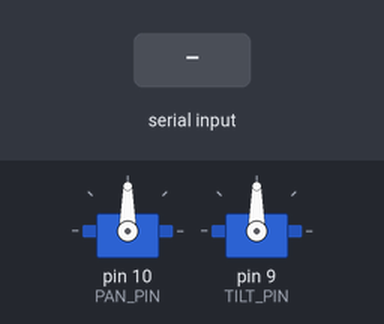
A sketch run on a simulated Arduino Uno, built with avr-gcc and run on an emulated ATmega328P. Shown: 2 × servo. Inputs (shaded band) come from the test bench.

Above: at 1.2 s.
1.3 s: "90,45\n" received over Serial
At 1.7 s:
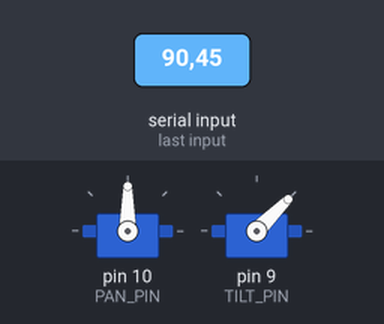
2.8 s: "30,150\n" received over Serial
At 3.2 s:
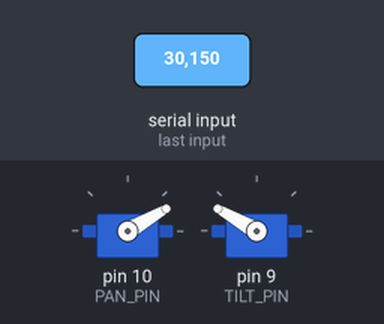
4.3 s: "1,90\n" received over Serial
At 5.4 s:
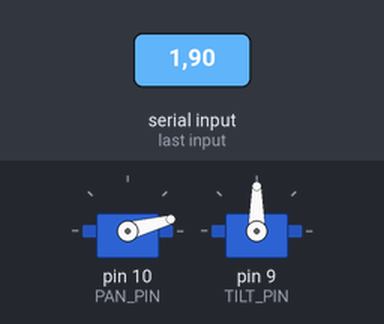
5.8 s: "90,45\n" received over Serial
At 6.5 s:
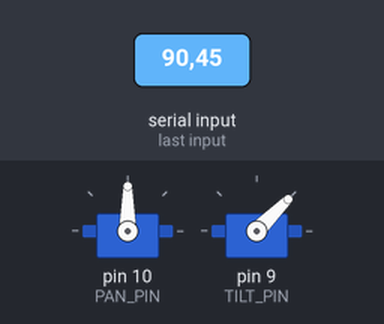
7.3 s: "1,90\n" received over Serial
At 7.8 s:
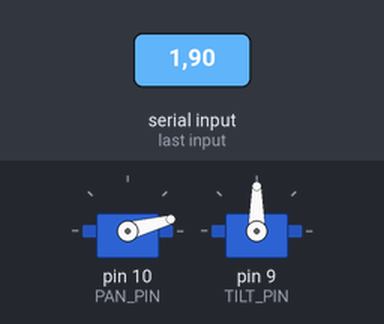
8.8 s: "30,150\n" received over Serial
At 10.1 s:
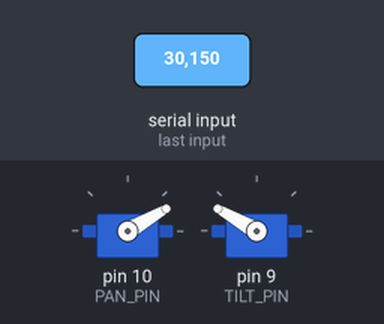
Timing chart, 0 to 11.3 s (numbered marks = the images above; inputs shaded):
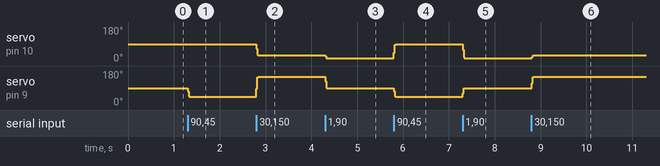

Measured:
- after the input at 1.3 s, servo on pin 9 (TILT_PIN): 90° → 45° at once
- after the input at 2.8 s, servo on pin 10 (PAN_PIN): 90° → 30° at once; servo on pin 9 (TILT_PIN): 45° → 150° at once
- after the input at 4.3 s, servo on pin 10 (PAN_PIN): 30° → 15° at once; servo on pin 9 (TILT_PIN): 150° → 90° at once
- after the input at 5.8 s, servo on pin 10 (PAN_PIN): 15° → 90° at once; servo on pin 9 (TILT_PIN): 90° → 45° at once
- after the input at 7.3 s, servo on pin 10 (PAN_PIN): 90° → 15° at once; servo on pin 9 (TILT_PIN): 45° → 90° at once
- after the input at 8.8 s, servo on pin 10 (PAN_PIN): 15° → 30° at once; servo on pin 9 (TILT_PIN): 90° → 150° at once

The sketch:

Pan_Tilt_Tracker.ino
```cpp
#include <Servo.h>

Servo panServo;   //controls in charge of LR movement
Servo tiltServo;  //controls in charge of UD movement

const int PAN_PIN = 10;
const int TILT_PIN = 9; // for testing purposes a arduino UNO was used and pin 10 was PAN and pin 9 controlled tilt.

// Pulse width range the Servo library uses for 0 and 180 degrees
const int PULSE_MIN = 544;
const int PULSE_MAX = 2400;

const float ANGLE_MIN = 15.0;
const float ANGLE_MAX = 165.0;
const float CENTER = 90.0;

//Smoothing between camera updates
// SMOOTH: 1.0 = jump instantly/twitchy movement (can test if want but I didn't like it, 0.2 = very smooth, 0.4 = good balance
const float SMOOTH = 0.4;
const unsigned long UPDATE_MS = 4;

float targetPan = CENTER, targetTilt = CENTER;
float currentPan = CENTER, currentTilt = CENTER;
int lastPanUs = -1, lastTiltUs = -1;
unsigned long lastUpdate = 0;

char buf[24];
byte bufLen = 0;

int angleToMicros(float angle) {
  return (int)(PULSE_MIN + (angle / 180.0) * (PULSE_MAX - PULSE_MIN) + 0.5);
}

bool isNumber(const char *s) {
  if (*s == '\0') return false;
  while (*s) {
    if (!isdigit(*s) && *s != '.') return false;
    s++;
  }
  return true;
}

void handleLine() {
  buf[bufLen] = '\0';
  char *comma = strchr(buf, ',');
  if (comma != NULL) {
    *comma = '\0';
    if (isNumber(buf) && isNumber(comma + 1)) {
      targetPan = constrain(atof(buf), ANGLE_MIN, ANGLE_MAX);
      targetTilt = constrain(atof(comma + 1), ANGLE_MIN, ANGLE_MAX);
    }
  }
  bufLen = 0;
}

void setup() {
  Serial.begin(115200);
  panServo.attach(PAN_PIN, PULSE_MIN, PULSE_MAX);
  tiltServo.attach(TILT_PIN, PULSE_MIN, PULSE_MAX);
  panServo.writeMicroseconds(angleToMicros(CENTER));
  tiltServo.writeMicroseconds(angleToMicros(CENTER));
}

void loop() {

  while (Serial.available() > 0) {
    char c = Serial.read();
    if (c == '\n') {
      handleLine();
    } else if (c != '\r') {
      if (bufLen < sizeof(buf) - 1) {
        buf[bufLen++] = c;
      } else {
        bufLen = 0;
      }
    }
  }

  // Glide toward the target at a smooth rate
  unsigned long now = millis();
  if (now - lastUpdate >= UPDATE_MS) {
    lastUpdate = now;
    currentPan += (targetPan - currentPan) * SMOOTH;
    currentTilt += (targetTilt - currentTilt) * SMOOTH;

    int panUs = angleToMicros(currentPan);
    int tiltUs = angleToMicros(currentTilt);

    // Only send a new pulse width when it actually changes
    if (panUs != lastPanUs) {
      panServo.writeMicroseconds(panUs);
      lastPanUs = panUs;
    }
    if (tiltUs != lastTiltUs) {
      tiltServo.writeMicroseconds(tiltUs);
      lastTiltUs = tiltUs;
    }
  }
}
```
